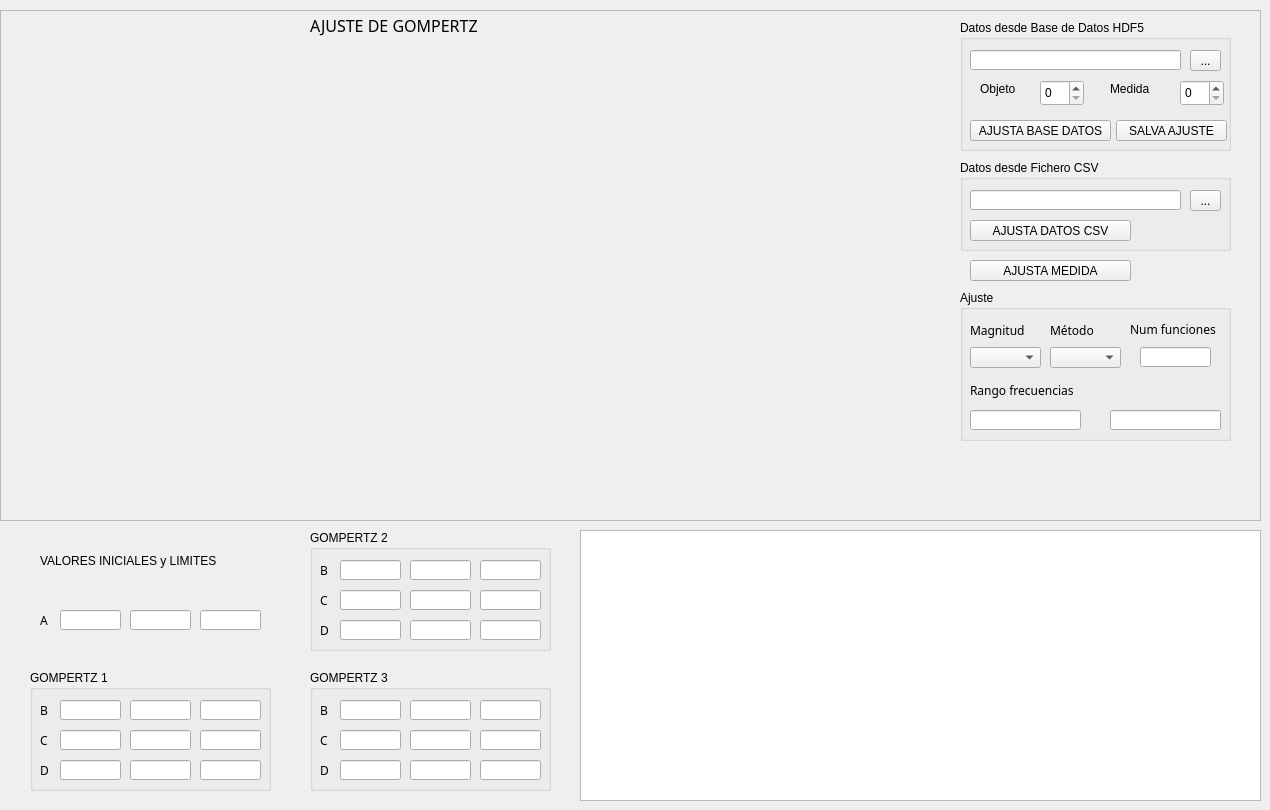
         <widget class="QWidget" name="fit">
          <attribute name="title">
           <string>AJUSTE</string>
          </attribute>
          <widget class="QFrame" name="frame_5">
           <property name="geometry">
            <rect>
             <x>0</x>
             <y>10</y>
             <width>1261</width>
             <height>511</height>
            </rect>
           </property>
           <property name="frameShape">
            <enum>QFrame::StyledPanel</enum>
           </property>
           <property name="frameShadow">
            <enum>QFrame::Raised</enum>
           </property>
           <widget class="QWidget" name="verticalLayoutWidget_3">
            <property name="geometry">
             <rect>
              <x>10</x>
              <y>20</y>
              <width>921</width>
              <height>481</height>
             </rect>
            </property>
            <layout class="QVBoxLayout" name="mpl_3"/>
           </widget>
           <widget class="QLabel" name="label_5">
            <property name="geometry">
             <rect>
              <x>310</x>
              <y>0</y>
              <width>191</width>
              <height>31</height>
             </rect>
            </property>
            <property name="font">
             <font>
              <family>Courier 10 Pitch</family>
              <pointsize>12</pointsize>
              <weight>50</weight>
              <bold>false</bold>
             </font>
            </property>
            <property name="text">
             <string>AJUSTE DE GOMPERTZ</string>
            </property>
           </widget>
           <widget class="QPushButton" name="AJUSTA">
            <property name="geometry">
             <rect>
              <x>970</x>
              <y>250</y>
              <width>161</width>
              <height>21</height>
             </rect>
            </property>
            <property name="text">
             <string>AJUSTA MEDIDA</string>
            </property>
           </widget>
           <widget class="QGroupBox" name="groupBox_16">
            <property name="geometry">
             <rect>
              <x>960</x>
              <y>280</y>
              <width>271</width>
              <height>151</height>
             </rect>
            </property>
            <property name="title">
             <string>Ajuste</string>
            </property>
            <widget class="QComboBox" name="comboBox_mag_fit">
             <property name="geometry">
              <rect>
               <x>10</x>
               <y>57</y>
               <width>71</width>
               <height>21</height>
              </rect>
             </property>
             <property name="maxVisibleItems">
              <number>6</number>
             </property>
            </widget>
            <widget class="QLineEdit" name="n_func">
             <property name="geometry">
              <rect>
               <x>180</x>
               <y>57</y>
               <width>71</width>
               <height>20</height>
              </rect>
             </property>
             <property name="readOnly">
              <bool>false</bool>
             </property>
            </widget>
            <widget class="QLabel" name="label_35">
             <property name="geometry">
              <rect>
               <x>90</x>
               <y>30</y>
               <width>111</width>
               <height>21</height>
              </rect>
             </property>
             <property name="font">
              <font>
               <family>Courier 10 Pitch</family>
               <pointsize>9</pointsize>
              </font>
             </property>
             <property name="text">
              <string>Método </string>
             </property>
            </widget>
            <widget class="QLabel" name="label_31">
             <property name="geometry">
              <rect>
               <x>170</x>
               <y>29</y>
               <width>101</width>
               <height>20</height>
              </rect>
             </property>
             <property name="font">
              <font>
               <family>Courier 10 Pitch</family>
               <pointsize>9</pointsize>
              </font>
             </property>
             <property name="text">
              <string>Num funciones</string>
             </property>
            </widget>
            <widget class="QLabel" name="label_22">
             <property name="geometry">
              <rect>
               <x>10</x>
               <y>30</y>
               <width>111</width>
               <height>20</height>
              </rect>
             </property>
             <property name="font">
              <font>
               <family>Courier 10 Pitch</family>
               <pointsize>9</pointsize>
              </font>
             </property>
             <property name="text">
              <string>Magnitud </string>
             </property>
            </widget>
            <widget class="QComboBox" name="comboBox_fit_alg">
             <property name="geometry">
              <rect>
               <x>90</x>
               <y>57</y>
               <width>71</width>
               <height>21</height>
              </rect>
             </property>
            </widget>
            <widget class="QLabel" name="label_27">
             <property name="geometry">
              <rect>
               <x>10</x>
               <y>90</y>
               <width>191</width>
               <height>21</height>
              </rect>
             </property>
             <property name="font">
              <font>
               <family>Courier 10 Pitch</family>
               <pointsize>9</pointsize>
              </font>
             </property>
             <property name="text">
              <string>Rango frecuencias</string>
             </property>
            </widget>
            <widget class="QLineEdit" name="f_high">
             <property name="geometry">
              <rect>
               <x>150</x>
               <y>120</y>
               <width>111</width>
               <height>20</height>
              </rect>
             </property>
             <property name="readOnly">
              <bool>false</bool>
             </property>
            </widget>
            <widget class="QLineEdit" name="f_low">
             <property name="geometry">
              <rect>
               <x>10</x>
               <y>120</y>
               <width>111</width>
               <height>20</height>
              </rect>
             </property>
             <property name="readOnly">
              <bool>false</bool>
             </property>
            </widget>
           </widget>
           <widget class="QLabel" name="label_7">
            <property name="geometry">
             <rect>
              <x>970</x>
              <y>440</y>
              <width>251</width>
              <height>51</height>
             </rect>
            </property>
            <property name="text">
             <string/>
            </property>
            <property name="pixmap">
             <pixmap>../../.designer/backup/ecuacion_gompertz.gif</pixmap>
            </property>
            <property name="scaledContents">
             <bool>true</bool>
            </property>
           </widget>
           <widget class="QGroupBox" name="groupBox_10">
            <property name="geometry">
             <rect>
              <x>960</x>
              <y>150</y>
              <width>271</width>
              <height>91</height>
             </rect>
            </property>
            <property name="title">
             <string>Datos desde Fichero CSV</string>
            </property>
            <widget class="QLineEdit" name="load_path_3">
             <property name="geometry">
              <rect>
               <x>10</x>
               <y>30</y>
               <width>211</width>
               <height>20</height>
              </rect>
             </property>
             <property name="readOnly">
              <bool>false</bool>
             </property>
            </widget>
            <widget class="QPushButton" name="LOAD_fit_data">
             <property name="geometry">
              <rect>
               <x>10</x>
               <y>60</y>
               <width>161</width>
               <height>21</height>
              </rect>
             </property>
             <property name="text">
              <string>AJUSTA DATOS CSV</string>
             </property>
            </widget>
            <widget class="QToolButton" name="toolButton_load_3">
             <property name="geometry">
              <rect>
               <x>230</x>
               <y>30</y>
               <width>31</width>
               <height>21</height>
              </rect>
             </property>
             <property name="text">
              <string>...</string>
             </property>
            </widget>
           </widget>
           <widget class="QGroupBox" name="groupBox_17">
            <property name="geometry">
             <rect>
              <x>960</x>
              <y>10</y>
              <width>271</width>
              <height>131</height>
             </rect>
            </property>
            <property name="title">
             <string>Datos desde Base de Datos HDF5</string>
            </property>
            <widget class="QLineEdit" name="load_path_4">
             <property name="geometry">
              <rect>
               <x>10</x>
               <y>30</y>
               <width>211</width>
               <height>20</height>
              </rect>
             </property>
             <property name="readOnly">
              <bool>false</bool>
             </property>
            </widget>
            <widget class="QToolButton" name="toolButton_load_4">
             <property name="geometry">
              <rect>
               <x>230</x>
               <y>30</y>
               <width>31</width>
               <height>21</height>
              </rect>
             </property>
             <property name="text">
              <string>...</string>
             </property>
            </widget>
            <widget class="QSpinBox" name="spinBox_pollo">
             <property name="geometry">
              <rect>
               <x>80</x>
               <y>60</y>
               <width>44</width>
               <height>26</height>
              </rect>
             </property>
            </widget>
            <widget class="QLabel" name="label_8">
             <property name="geometry">
              <rect>
               <x>20</x>
               <y>60</y>
               <width>67</width>
               <height>17</height>
              </rect>
             </property>
             <property name="text">
              <string>Objeto</string>
             </property>
            </widget>
            <widget class="QLabel" name="label_9">
             <property name="geometry">
              <rect>
               <x>150</x>
               <y>60</y>
               <width>67</width>
               <height>17</height>
              </rect>
             </property>
             <property name="text">
              <string>Medida</string>
             </property>
            </widget>
            <widget class="QSpinBox" name="spinBox_medida">
             <property name="geometry">
              <rect>
               <x>220</x>
               <y>60</y>
               <width>44</width>
               <height>26</height>
              </rect>
             </property>
            </widget>
            <widget class="QPushButton" name="LOAD_fit_data_2">
             <property name="geometry">
              <rect>
               <x>10</x>
               <y>100</y>
               <width>141</width>
               <height>21</height>
              </rect>
             </property>
             <property name="font">
              <font>
               <family>MS Shell Dlg 2</family>
               <pointsize>9</pointsize>
              </font>
             </property>
             <property name="text">
              <string>AJUSTA BASE DATOS</string>
             </property>
            </widget>
            <widget class="QPushButton" name="SAVE_fit">
             <property name="geometry">
              <rect>
               <x>156</x>
               <y>100</y>
               <width>111</width>
               <height>21</height>
              </rect>
             </property>
             <property name="font">
              <font>
               <family>MS Shell Dlg 2</family>
               <pointsize>9</pointsize>
              </font>
             </property>
             <property name="text">
              <string>SALVA AJUSTE</string>
             </property>
            </widget>
           </widget>
          </widget>
          <widget class="QGroupBox" name="groupBox_11">
           <property name="geometry">
            <rect>
             <x>30</x>
             <y>670</y>
             <width>241</width>
             <height>121</height>
            </rect>
           </property>
           <property name="title">
            <string>GOMPERTZ 1</string>
           </property>
           <widget class="QLabel" name="label_24">
            <property name="geometry">
             <rect>
              <x>10</x>
              <y>30</y>
              <width>31</width>
              <height>20</height>
             </rect>
            </property>
            <property name="font">
             <font>
              <family>Courier 10 Pitch</family>
              <pointsize>9</pointsize>
             </font>
            </property>
            <property name="text">
             <string>B</string>
            </property>
           </widget>
           <widget class="QLineEdit" name="param_B1">
            <property name="geometry">
             <rect>
              <x>100</x>
              <y>30</y>
              <width>61</width>
              <height>20</height>
             </rect>
            </property>
            <property name="readOnly">
             <bool>false</bool>
            </property>
           </widget>
           <widget class="QLabel" name="label_25">
            <property name="geometry">
             <rect>
              <x>10</x>
              <y>60</y>
              <width>31</width>
              <height>20</height>
             </rect>
            </property>
            <property name="font">
             <font>
              <family>Courier 10 Pitch</family>
              <pointsize>9</pointsize>
             </font>
            </property>
            <property name="text">
             <string>C</string>
            </property>
           </widget>
           <widget class="QLineEdit" name="param_C1">
            <property name="geometry">
             <rect>
              <x>100</x>
              <y>60</y>
              <width>61</width>
              <height>20</height>
             </rect>
            </property>
            <property name="readOnly">
             <bool>false</bool>
            </property>
           </widget>
           <widget class="QLineEdit" name="param_D1">
            <property name="geometry">
             <rect>
              <x>100</x>
              <y>90</y>
              <width>61</width>
              <height>20</height>
             </rect>
            </property>
            <property name="readOnly">
             <bool>false</bool>
            </property>
           </widget>
           <widget class="QLabel" name="label_26">
            <property name="geometry">
             <rect>
              <x>10</x>
              <y>90</y>
              <width>31</width>
              <height>20</height>
             </rect>
            </property>
            <property name="font">
             <font>
              <family>Courier 10 Pitch</family>
              <pointsize>9</pointsize>
             </font>
            </property>
            <property name="text">
             <string>D</string>
            </property>
           </widget>
           <widget class="QLineEdit" name="param_C1_L">
            <property name="geometry">
             <rect>
              <x>30</x>
              <y>60</y>
              <width>61</width>
              <height>20</height>
             </rect>
            </property>
            <property name="readOnly">
             <bool>false</bool>
            </property>
           </widget>
           <widget class="QLineEdit" name="param_D1_L">
            <property name="geometry">
             <rect>
              <x>30</x>
              <y>90</y>
              <width>61</width>
              <height>20</height>
             </rect>
            </property>
            <property name="readOnly">
             <bool>false</bool>
            </property>
           </widget>
           <widget class="QLineEdit" name="param_B1_L">
            <property name="geometry">
             <rect>
              <x>30</x>
              <y>30</y>
              <width>61</width>
              <height>20</height>
             </rect>
            </property>
            <property name="readOnly">
             <bool>false</bool>
            </property>
           </widget>
           <widget class="QLineEdit" name="param_B1_H">
            <property name="geometry">
             <rect>
              <x>170</x>
              <y>30</y>
              <width>61</width>
              <height>20</height>
             </rect>
            </property>
            <property name="readOnly">
             <bool>false</bool>
            </property>
           </widget>
           <widget class="QLineEdit" name="param_D1_H">
            <property name="geometry">
             <rect>
              <x>170</x>
              <y>90</y>
              <width>61</width>
              <height>20</height>
             </rect>
            </property>
            <property name="readOnly">
             <bool>false</bool>
            </property>
           </widget>
           <widget class="QLineEdit" name="param_C1_H">
            <property name="geometry">
             <rect>
              <x>170</x>
              <y>60</y>
              <width>61</width>
              <height>20</height>
             </rect>
            </property>
            <property name="readOnly">
             <bool>false</bool>
            </property>
           </widget>
          </widget>
          <widget class="QGroupBox" name="groupBox_15">
           <property name="geometry">
            <rect>
             <x>310</x>
             <y>670</y>
             <width>241</width>
             <height>121</height>
            </rect>
           </property>
           <property name="title">
            <string>GOMPERTZ 3</string>
           </property>
           <widget class="QLabel" name="label_32">
            <property name="geometry">
             <rect>
              <x>10</x>
              <y>30</y>
              <width>21</width>
              <height>20</height>
             </rect>
            </property>
            <property name="font">
             <font>
              <family>Courier 10 Pitch</family>
              <pointsize>9</pointsize>
             </font>
            </property>
            <property name="text">
             <string>B</string>
            </property>
           </widget>
           <widget class="QLineEdit" name="param_B3">
            <property name="geometry">
             <rect>
              <x>100</x>
              <y>30</y>
              <width>61</width>
              <height>20</height>
             </rect>
            </property>
            <property name="readOnly">
             <bool>false</bool>
            </property>
           </widget>
           <widget class="QLabel" name="label_33">
            <property name="geometry">
             <rect>
              <x>10</x>
              <y>60</y>
              <width>31</width>
              <height>20</height>
             </rect>
            </property>
            <property name="font">
             <font>
              <family>Courier 10 Pitch</family>
              <pointsize>9</pointsize>
             </font>
            </property>
            <property name="text">
             <string>C</string>
            </property>
           </widget>
           <widget class="QLineEdit" name="param_C3">
            <property name="geometry">
             <rect>
              <x>100</x>
              <y>60</y>
              <width>61</width>
              <height>20</height>
             </rect>
            </property>
            <property name="readOnly">
             <bool>false</bool>
            </property>
           </widget>
           <widget class="QLineEdit" name="param_D3">
            <property name="geometry">
             <rect>
              <x>100</x>
              <y>90</y>
              <width>61</width>
              <height>20</height>
             </rect>
            </property>
            <property name="readOnly">
             <bool>false</bool>
            </property>
           </widget>
           <widget class="QLabel" name="label_34">
            <property name="geometry">
             <rect>
              <x>10</x>
              <y>90</y>
              <width>31</width>
              <height>20</height>
             </rect>
            </property>
            <property name="font">
             <font>
              <family>Courier 10 Pitch</family>
              <pointsize>9</pointsize>
             </font>
            </property>
            <property name="text">
             <string>D</string>
            </property>
           </widget>
           <widget class="QLineEdit" name="param_B3_L">
            <property name="geometry">
             <rect>
              <x>30</x>
              <y>30</y>
              <width>61</width>
              <height>20</height>
             </rect>
            </property>
            <property name="readOnly">
             <bool>false</bool>
            </property>
           </widget>
           <widget class="QLineEdit" name="param_B3_H">
            <property name="geometry">
             <rect>
              <x>170</x>
              <y>30</y>
              <width>61</width>
              <height>20</height>
             </rect>
            </property>
            <property name="readOnly">
             <bool>false</bool>
            </property>
           </widget>
           <widget class="QLineEdit" name="param_C3_H">
            <property name="geometry">
             <rect>
              <x>170</x>
              <y>60</y>
              <width>61</width>
              <height>20</height>
             </rect>
            </property>
            <property name="readOnly">
             <bool>false</bool>
            </property>
           </widget>
           <widget class="QLineEdit" name="param_C3_L">
            <property name="geometry">
             <rect>
              <x>30</x>
              <y>60</y>
              <width>61</width>
              <height>20</height>
             </rect>
            </property>
            <property name="readOnly">
             <bool>false</bool>
            </property>
           </widget>
           <widget class="QLineEdit" name="param_D3_H">
            <property name="geometry">
             <rect>
              <x>170</x>
              <y>90</y>
              <width>61</width>
              <height>20</height>
             </rect>
            </property>
            <property name="readOnly">
             <bool>false</bool>
            </property>
           </widget>
           <widget class="QLineEdit" name="param_D3_L">
            <property name="geometry">
             <rect>
              <x>30</x>
              <y>90</y>
              <width>61</width>
              <height>20</height>
             </rect>
            </property>
            <property name="readOnly">
             <bool>false</bool>
            </property>
           </widget>
          </widget>
          <widget class="QTextBrowser" name="textBrowser_3">
           <property name="geometry">
            <rect>
             <x>580</x>
             <y>530</y>
             <width>681</width>
             <height>271</height>
            </rect>
           </property>
          </widget>
          <widget class="QLabel" name="label_6">
           <property name="geometry">
            <rect>
             <x>40</x>
             <y>540</y>
             <width>231</width>
             <height>41</height>
            </rect>
           </property>
           <property name="text">
            <string>VALORES INICIALES y LIMITES</string>
           </property>
          </widget>
          <widget class="QGroupBox" name="groupBox_12">
           <property name="geometry">
            <rect>
             <x>310</x>
             <y>530</y>
             <width>241</width>
             <height>121</height>
            </rect>
           </property>
           <property name="title">
            <string>GOMPERTZ 2</string>
           </property>
           <widget class="QLabel" name="label_28">
            <property name="geometry">
             <rect>
              <x>10</x>
              <y>30</y>
              <width>21</width>
              <height>20</height>
             </rect>
            </property>
            <property name="font">
             <font>
              <family>Courier 10 Pitch</family>
              <pointsize>9</pointsize>
             </font>
            </property>
            <property name="text">
             <string>B</string>
            </property>
           </widget>
           <widget class="QLineEdit" name="param_B2">
            <property name="geometry">
             <rect>
              <x>100</x>
              <y>30</y>
              <width>61</width>
              <height>20</height>
             </rect>
            </property>
            <property name="readOnly">
             <bool>false</bool>
            </property>
           </widget>
           <widget class="QLabel" name="label_29">
            <property name="geometry">
             <rect>
              <x>10</x>
              <y>60</y>
              <width>21</width>
              <height>20</height>
             </rect>
            </property>
            <property name="font">
             <font>
              <family>Courier 10 Pitch</family>
              <pointsize>9</pointsize>
             </font>
            </property>
            <property name="text">
             <string>C</string>
            </property>
           </widget>
           <widget class="QLineEdit" name="param_C2">
            <property name="geometry">
             <rect>
              <x>100</x>
              <y>60</y>
              <width>61</width>
              <height>20</height>
             </rect>
            </property>
            <property name="readOnly">
             <bool>false</bool>
            </property>
           </widget>
           <widget class="QLineEdit" name="param_D2">
            <property name="geometry">
             <rect>
              <x>100</x>
              <y>90</y>
              <width>61</width>
              <height>20</height>
             </rect>
            </property>
            <property name="readOnly">
             <bool>false</bool>
            </property>
           </widget>
           <widget class="QLabel" name="label_30">
            <property name="geometry">
             <rect>
              <x>10</x>
              <y>90</y>
              <width>21</width>
              <height>20</height>
             </rect>
            </property>
            <property name="font">
             <font>
              <family>Courier 10 Pitch</family>
              <pointsize>9</pointsize>
             </font>
            </property>
            <property name="text">
             <string>D</string>
            </property>
           </widget>
           <widget class="QLineEdit" name="param_C2_L">
            <property name="geometry">
             <rect>
              <x>30</x>
              <y>60</y>
              <width>61</width>
              <height>20</height>
             </rect>
            </property>
            <property name="readOnly">
             <bool>false</bool>
            </property>
           </widget>
           <widget class="QLineEdit" name="param_B2_L">
            <property name="geometry">
             <rect>
              <x>30</x>
              <y>30</y>
              <width>61</width>
              <height>20</height>
             </rect>
            </property>
            <property name="readOnly">
             <bool>false</bool>
            </property>
           </widget>
           <widget class="QLineEdit" name="param_D2_L">
            <property name="geometry">
             <rect>
              <x>30</x>
              <y>90</y>
              <width>61</width>
              <height>20</height>
             </rect>
            </property>
            <property name="readOnly">
             <bool>false</bool>
            </property>
           </widget>
           <widget class="QLineEdit" name="param_B2_H">
            <property name="geometry">
             <rect>
              <x>170</x>
              <y>30</y>
              <width>61</width>
              <height>20</height>
             </rect>
            </property>
            <property name="readOnly">
             <bool>false</bool>
            </property>
           </widget>
           <widget class="QLineEdit" name="param_D2_H">
            <property name="geometry">
             <rect>
              <x>170</x>
              <y>90</y>
              <width>61</width>
              <height>20</height>
             </rect>
            </property>
            <property name="readOnly">
             <bool>false</bool>
            </property>
           </widget>
           <widget class="QLineEdit" name="param_C2_H">
            <property name="geometry">
             <rect>
              <x>170</x>
              <y>60</y>
              <width>61</width>
              <height>20</height>
             </rect>
            </property>
            <property name="readOnly">
             <bool>false</bool>
            </property>
           </widget>
          </widget>
          <widget class="QLabel" name="label_23">
           <property name="geometry">
            <rect>
             <x>40</x>
             <y>610</y>
             <width>31</width>
             <height>20</height>
            </rect>
           </property>
           <property name="font">
            <font>
             <family>Courier 10 Pitch</family>
             <pointsize>9</pointsize>
            </font>
           </property>
           <property name="text">
            <string>A</string>
           </property>
          </widget>
          <widget class="QLineEdit" name="param_A1">
           <property name="geometry">
            <rect>
             <x>130</x>
             <y>610</y>
             <width>61</width>
             <height>20</height>
            </rect>
           </property>
           <property name="readOnly">
            <bool>false</bool>
           </property>
          </widget>
          <widget class="QLineEdit" name="param_A1_H">
           <property name="geometry">
            <rect>
             <x>200</x>
             <y>610</y>
             <width>61</width>
             <height>20</height>
            </rect>
           </property>
           <property name="readOnly">
            <bool>false</bool>
           </property>
          </widget>
          <widget class="QLineEdit" name="param_A1_L">
           <property name="geometry">
            <rect>
             <x>60</x>
             <y>610</y>
             <width>61</width>
             <height>20</height>
            </rect>
           </property>
           <property name="readOnly">
            <bool>false</bool>
           </property>
          </widget>
         </widget>
